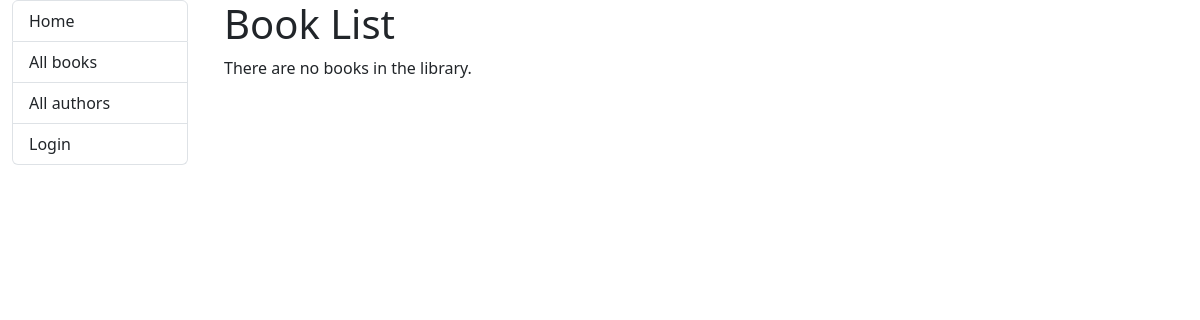
Page /catalog/books/ on the earlier database version.
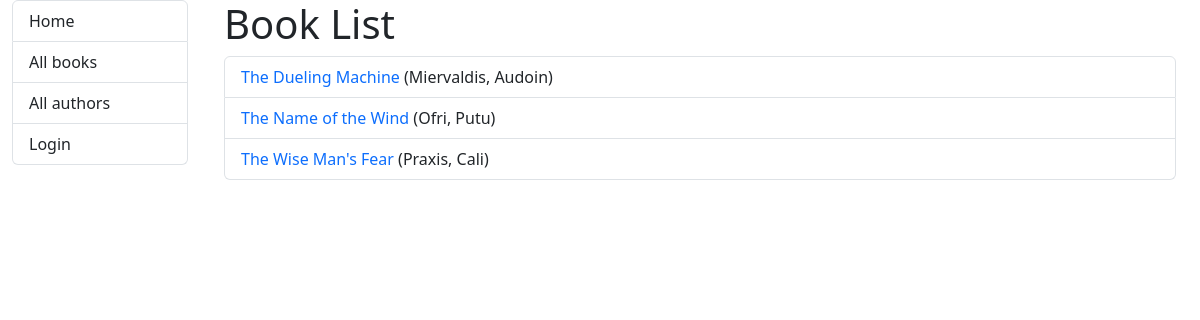
Same page on the later database version.
### catalog/models.py (models this page shows, shortened)
class Book(models.Model):
    title = models.CharField(max_length=200)
    author = models.ForeignKey('Author', on_delete=models.RESTRICT, null=True)
    summary = models.TextField(
        max_length=1000, help_text="Enter a brief description of the book")
    isbn = models.CharField('ISBN', max_length=13,
                            unique=True,
                            help_text='13 Character <a href="https://www.isbn-international.org/content/what-isbn'
                                      '">ISBN number</a>')
    genre = models.ManyToManyField(
        Genre, help_text="Select a genre for this book")
    language = models.ForeignKey(
        'Language', on_delete=models.SET_NULL, null=True)
    class Meta:
        ordering = ['title', 'author']
    def display_genre(self):
        """Creates a string for the Genre. This is required to display genre in Admin."""
        return ', '.join([genre.name for genre in self.genre.all()[:3]])
    display_genre.short_description = 'Genre'
    def get_absolute_url(self):
        return reverse('book-detail', args=[str(self.id)])

class Author(models.Model):
    first_name = models.CharField(max_length=100)
    last_name = models.CharField(max_length=100)
    date_of_birth = models.DateField(null=True, blank=True)
    date_of_death = models.DateField('Died', null=True, blank=True)
    class Meta:
        ordering = ['last_name', 'first_name']
    def __str__(self):
        return f'{self.last_name}, {self.first_name}'

### catalog/views.py (the view)
# urls.py: path('books/', views.BookListView.as_view(), name='books'),
class BookListView(generic.ListView):
    model = Book
    paginate_by = 10

### catalog/templates/catalog/book_list.html
{% extends "base_generic.html" %}
{% block content %}
<div class="container">
    <h1>Book List</h1>
    {% if book_list %}
    <ul class="list-group">
        {% for book in book_list %}
        <li class="list-group-item">
            <a href="{{ book.get_absolute_url }}" class="text-decoration-none">{{ book.title }}</a>
            ({{ book.author }})
        </li>
        {% endfor %}
    </ul>
    {% else %}
    <p>There are no books in the library.</p>
    {% endif %}
</div>
{% endblock %}

### catalog/templates/base_generic.html (shortened to what this page needs)
<!DOCTYPE html>
<html lang="en">
<head>
    <link
        href="https://cdn.jsdelivr.net/npm/bootstrap@5.3.3/dist/css/bootstrap.min.css"
        rel="stylesheet"
 />
    {% load static %}
    <link rel="stylesheet" href="{% static 'css/styles.css' %}" />
</head>
<body>
<div class="container-fluid">
    <div class="row">
        <div class="col-sm-2">
            {% block sidebar %}
            <ul class="list-group">
                <li class="list-group-item"><a href="{% url 'index' %}" class="nav-link">Home</a></li>
                <li class="list-group-item"><a href="{% url 'books' %}" class="nav-link">All books</a></li>
                <li class="list-group-item"><a href="" class="nav-link">All authors</a></li>
                {% if user.is_authenticated %}
                    <li class="list-group-item">User: {{ user.get_username }}</li>
                    <li class="list-group-item">
                        <form id="logout-form" method="post" action="{% url 'admin:logout' %}">
                            {% csrf_token %}
                            <button type="submit" class="btn btn-link">Logout</button>
                        </form>
                    </li>
                {% else %}
                    <li class="list-group-item"><a href="{% url 'login' %}?next={{ request.path }}" class="nav-link">Login</a></li>
                {% endif %}
            </ul>
            {% endblock %}
        </div>
        <div class="col-sm-10">
            {% block content %}{% endblock %}
        </div>
    </div>
</div>
</body>
</html>

Differences in the rows shown:
added Book: title "The Dueling Machine", author "Miervaldis, Audoin"
added Book: title "The Name of the Wind", author "Ofri, Putu"
added Book: title "The Wise Man's Fear", author "Praxis, Cali"
Other differences:
text no longer shown: "There are no books in the library."
